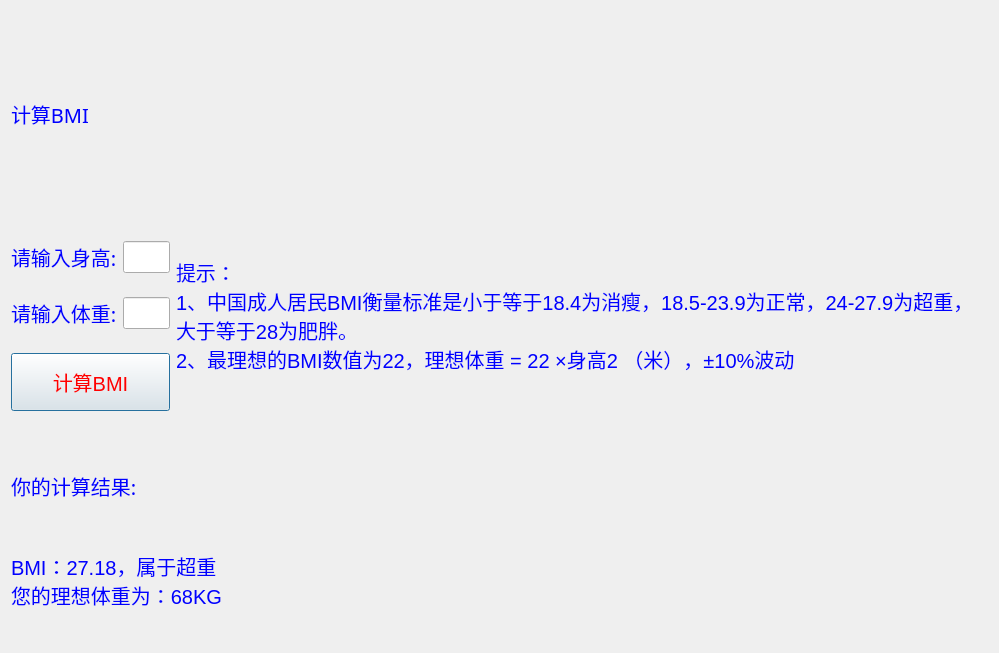
<?xml version="1.0" encoding="UTF-8"?>
<ui version="4.0">
 <class>Dialog</class>
 <widget class="QDialog" name="Dialog">
  <property name="geometry">
   <rect>
    <x>0</x>
    <y>0</y>
    <width>999</width>
    <height>653</height>
   </rect>
  </property>
  <property name="windowTitle">
   <string>BMI计算器</string>
  </property>
  <property name="styleSheet">
   <string notr="true">* {
	font-size:20px;
}
QPushButton{
	height:50px
}
QLabel{
	color:blue
}</string>
  </property>
  <layout class="QVBoxLayout" name="verticalLayout_3">
   <item>
    <widget class="QLabel" name="label_6">
     <property name="font">
      <font>
       <family>AcadEref</family>
       <pointsize>-1</pointsize>
      </font>
     </property>
     <property name="text">
      <string>计算BMI</string>
     </property>
    </widget>
   </item>
   <item>
    <layout class="QHBoxLayout" name="horizontalLayout_3">
     <item>
      <layout class="QVBoxLayout" name="verticalLayout">
       <item>
        <layout class="QHBoxLayout" name="horizontalLayout">
         <item>
          <widget class="QLabel" name="label">
           <property name="font">
            <font>
             <family>AcadEref</family>
             <pointsize>-1</pointsize>
            </font>
           </property>
           <property name="text">
            <string>请输入身高:</string>
           </property>
          </widget>
         </item>
         <item>
          <widget class="QLineEdit" name="height"/>
         </item>
        </layout>
       </item>
       <item>
        <layout class="QHBoxLayout" name="horizontalLayout_2">
         <item>
          <widget class="QLabel" name="label_2">
           <property name="font">
            <font>
             <family>AcadEref</family>
             <pointsize>-1</pointsize>
            </font>
           </property>
           <property name="text">
            <string>请输入体重:</string>
           </property>
          </widget>
         </item>
         <item>
          <widget class="QLineEdit" name="weight"/>
         </item>
        </layout>
       </item>
       <item>
        <widget class="QPushButton" name="pushButton">
         <property name="styleSheet">
          <string notr="true">QPushButton { color: red }
</string>
         </property>
         <property name="text">
          <string>计算BMI</string>
         </property>
        </widget>
       </item>
      </layout>
     </item>
     <item>
      <widget class="QLabel" name="label_3">
       <property name="styleSheet">
        <string notr="true">* {
	backgroud-color:rgb(112, 229, 255)
}</string>
       </property>
       <property name="text">
        <string>提示：
1、中国成人居民BMI衡量标准是小于等于18.4为消瘦，18.5-23.9为正常，24-27.9为超重，大于等于28为肥胖。
2、最理想的BMI数值为22，理想体重 = 22 ×身高2 （米），±10%波动
</string>
       </property>
       <property name="wordWrap">
        <bool>true</bool>
       </property>
      </widget>
     </item>
    </layout>
   </item>
   <item>
    <layout class="QVBoxLayout" name="verticalLayout_2" stretch="0,0">
     <item>
      <widget class="QLabel" name="label_4">
       <property name="font">
        <font>
         <family>AcadEref</family>
         <pointsize>-1</pointsize>
        </font>
       </property>
       <property name="text">
        <string>你的计算结果:</string>
       </property>
      </widget>
     </item>
     <item>
      <widget class="QLabel" name="res">
       <property name="text">
        <string>BMI：27.18，属于超重
您的理想体重为：68KG
</string>
       </property>
       <property name="wordWrap">
        <bool>true</bool>
       </property>
      </widget>
     </item>
    </layout>
   </item>
  </layout>
 </widget>
 <resources/>
 <connections/>
</ui>
